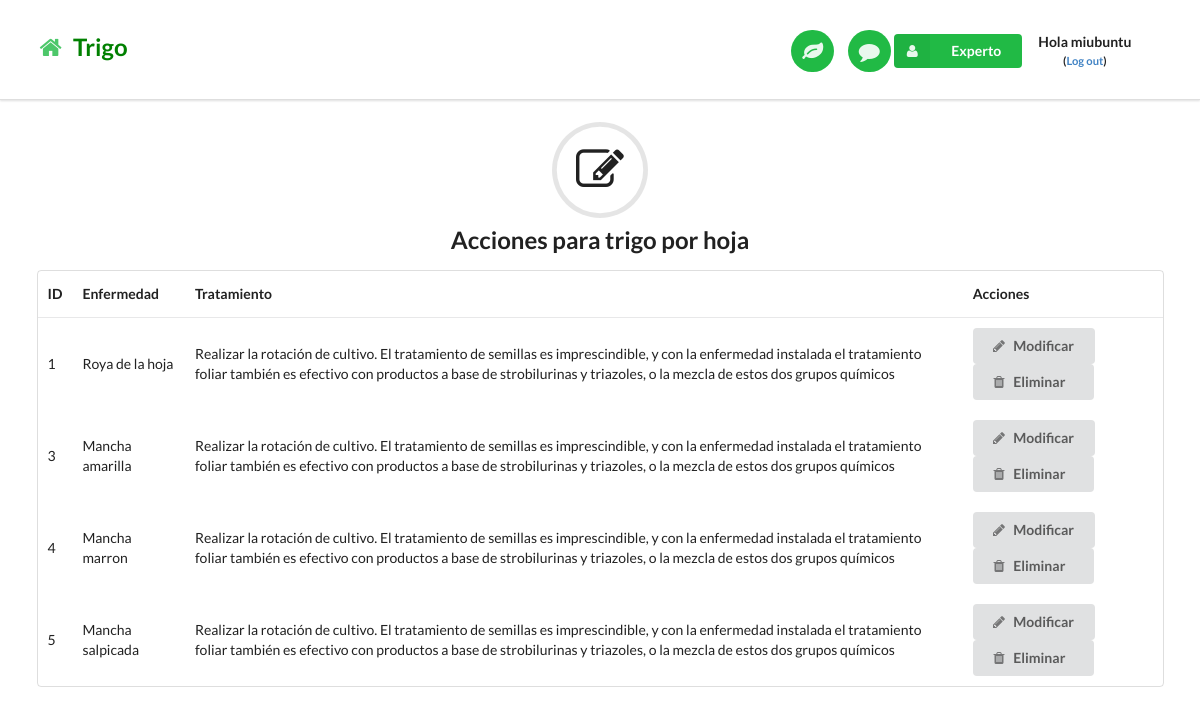
The page /accionestriho/ (signed in) on the database its author committed.
### core/models.py (models this page shows, shortened)
class Enfermedadtriho(models.Model):
    name = models.CharField(max_length=50)
    description = models.TextField()
    images = models.IntegerField()
    planta = models.CharField(max_length=50)
    sintomaAA = models.CharField(max_length=50)
    sintomaBB = models.CharField(max_length=50)
    sintomaCC = models.CharField(max_length=50)

### core/views.py (the view)
# urls.py: url(r'^accionestriho/$', views.accionestrihoPage, name='accionestrihoPage'),
@login_required
def accionestrihoPage(request):
    enfermedadtrihomaiz = Enfermedadtriho.objects.all()
    return render(request, 'accionestriho.html', {'enfermedadtrihomaiz':enfermedadtrihomaiz})

### templates/accionestriho.html
{% extends "basetrigo.html" %}
{% load staticfiles %}
{% block content %}
<h2 class="ui center aligned icon header">
  <i class="circular edit icon"></i>
  Acciones para trigo por hoja
</h2>
<div class="ui container">
<table class="ui basic table">
  <thead>
    <tr>
      <th>ID</th>
      <th>Enfermedad</th>
      <th>Tratamiento</th>
      <th>Acciones</th>
    </tr>
  </thead>
  {% for enfermedadtrihomaiz in enfermedadtrihomaiz %}
  <tbody>
    <tr>
      <td>{{ enfermedadtrihomaiz.id }}</td>
      <td>{{ enfermedadtrihomaiz.name }}</td>
      <td>{{ enfermedadtrihomaiz.description }}</td>
      <td> <a href= "{% url 'enfermedadtrihomaiz_editar' enfermedadtrihomaiz.id %}"><button class="ui button"><i class="pencil icon"></i>Modificar</button></a>
       <a href= "{% url 'enfermedadtrihomaiz_eliminar' enfermedadtrihomaiz.id %}"><button class="ui button"><i class="trash icon"></i>Eliminar&nbsp;&nbsp;&nbsp;</button></a> </td>
    </tr>
  </tbody>
  {% endfor %}
</table>
</div>
<br>
{% endblock %}

### templates/basetrigo.html (shortened to what this page needs)
{% load staticfiles %}
<!DOCTYPE html>
<html lang="en">
<head>
  <link rel="stylesheet" href="{% static "css/semantic.min.css" %}"/>
  <link rel="stylesheet" href="{% static "css/common.css" %}"/>
</head>
<body>
  {% block nav-bar %}
    <div class="ui top fixed menu borderless main nav-bar">
      <div class="ui container">
        <br> <h2><a href="/"><i class="green home icon link"></i>  <span style="color:green"> Trigo</span></a></h2>
        <div class="right item">
          <a id="preference-link" href="/preferences"><button class="circular ui icon green button nav-button"> <i class="large leaf icon link"></i> </button></a>
          <a href="/about"><button class="circular ui icon green button nav-button"> <i class="large comment icon link"></i> </button></a>
{% if user.is_authenticated %}
<div class="ui floating labeled icon dropdown green button">
          <i class="user icon"></i>
          <span class="text">Experto</span>
        </div>
{% if user.is_authenticated %}
    <div class="item">
        <p class="top-menu" style="text-align:center;"> <b> Hola {{ user.username }} <br> <small>(<a href="{% url 'logout' %}">Log out</a>)</small> </b> </p>
    </div>
{% endif %}
{% endif %}
        </div>
      </div>
    </div>
<br>
  {% endblock %}
  {% block content %}
  {% endblock %}
</body>
</html>

### static/css/common.css (style rules this page uses)
body { padding-top: 74px; }
.nav-bar { padding-top: 7px; padding-bottom: 4px; }
.nav-button { margin-left: 10px !important; }

### rows shown on the page
Enfermedadtriho: id "1", name "Roya de la hoja", description "Realizar la rotación de cultivo. El tratamiento de semillas es imprescindible, y con la enfermedad instalada el tratamiento foliar también es efectivo con productos a base de strobilurinas y triazoles, o la mezcla de estos dos grupos químicos"
Enfermedadtriho: id "3", name "Mancha amarilla", description "Realizar la rotación de cultivo. El tratamiento de semillas es imprescindible, y con la enfermedad instalada el tratamiento foliar también es efectivo con productos a base de strobilurinas y triazoles, o la mezcla de estos dos grupos químicos"
Enfermedadtriho: id "4", name "Mancha marron", description "Realizar la rotación de cultivo. El tratamiento de semillas es imprescindible, y con la enfermedad instalada el tratamiento foliar también es efectivo con productos a base de strobilurinas y triazoles, o la mezcla de estos dos grupos químicos"
Enfermedadtriho: id "5", name "Mancha salpicada", description "Realizar la rotación de cultivo. El tratamiento de semillas es imprescindible, y con la enfermedad instalada el tratamiento foliar también es efectivo con productos a base de strobilurinas y triazoles, o la mezcla de estos dos grupos químicos"

### other values the page prints
{{ user.username }} "miubuntu"
